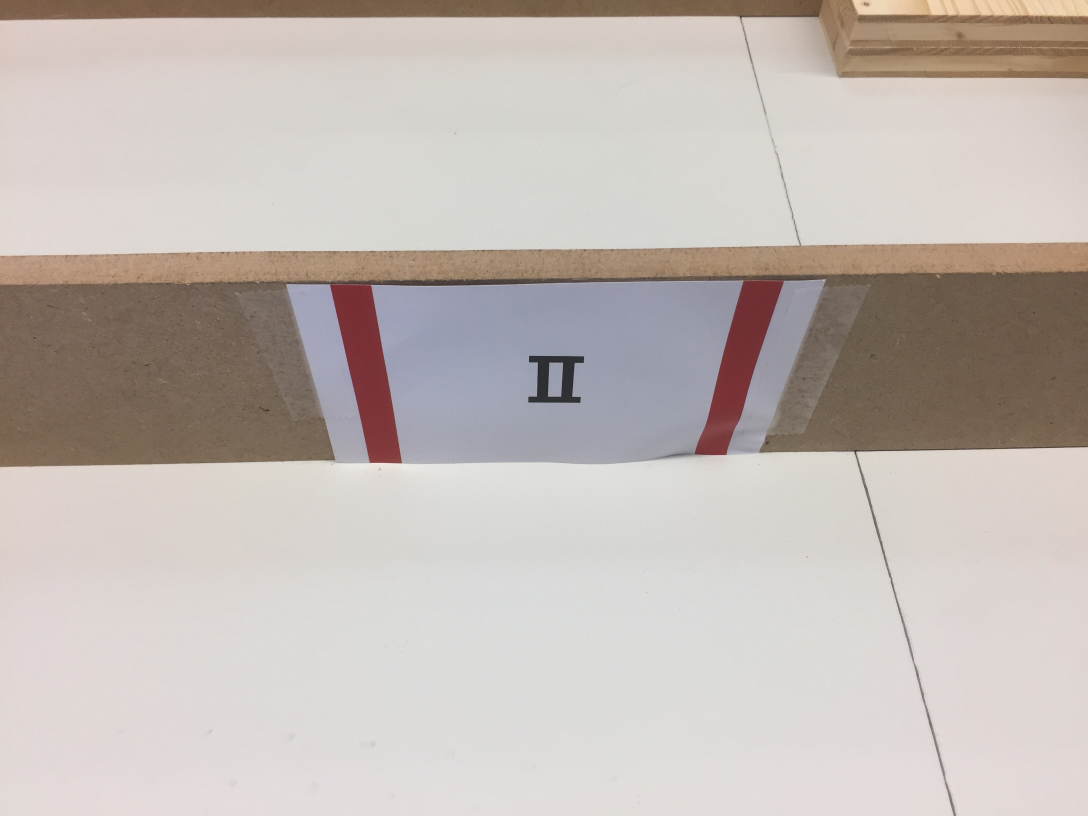
#> input picture src/objectDetectionSnippets/IMG2.JPG, 3264 x 2448 px, given in place of the camera (shown at 1/3 size)
$ python detectNumber.py
#> lines starting #> are read from the running program, lines starting #| are printed output that depends on the picture; after the words box and inside, x2 and y2 are one past the last pixel; in counts of white or black regions, pixels touching at a corner belong together
#detect red and capture photo after 50 matches

# import the necessary packages
import numpy as np
import imutils
import cv2

# define the lower and upper boundaries of the "green" "black"  "red"
# ball in the HSV color space, then initialize the
# list of tracked points
greenLower = (29, 86, 6)
greenUpper = (64, 255, 255)

l_black = np.array([0, 0, 0])
u_black = np.array([200, 50, 100])

lower_red = np.array([0, 100, 100])
upper_red = np.array([180, 255, 255])

# to the webcam
camera = cv2.VideoCapture(0)

#counter
counter=0

# keep looping
while True:
    # grab the current frame
    (grabbed, frame) = camera.read()
#> frame is the input picture: shape (2448, 3264, 3); mean B, G, R 181.3, 186.3, 195.1

    # resize the frame, blur it, and convert it to the HSV
    # color space
    frame = imutils.resize(frame, width=600)
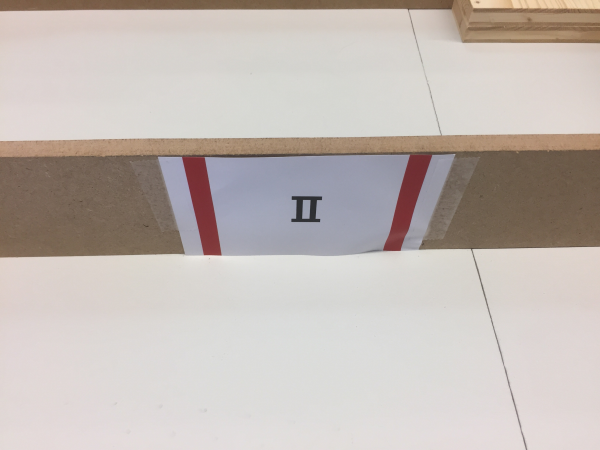
#> frame: shape (450, 600, 3); mean B, G, R 181.3, 186.3, 195.1
    #blurred = cv2.GaussianBlur(frame, (11, 11), 0)
    hsv = cv2.cvtColor(frame, cv2.COLOR_BGR2HSV)
#> hsv: shape (450, 600, 3); mean H, S, V 29, 26.9, 196.5

    # construct a mask for the color "green", then perform
    # a series of dilations and erosions to remove any small
    # blobs left in the mask
    mask = cv2.inRange(hsv, lower_red, upper_red)
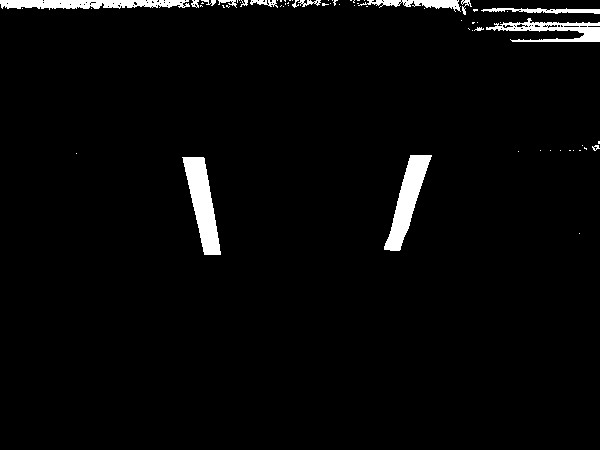
#> mask: shape (450, 600); 2.9% white; 69 white regions (53 under 20 px), largest, box (x1, y1, x2, y2) and area: (182, 157, 221, 255) 1926, (384, 155, 432, 251) 1808, (0, 0, 190, 10) 1386
    mask = cv2.erode(mask, None, iterations=2)
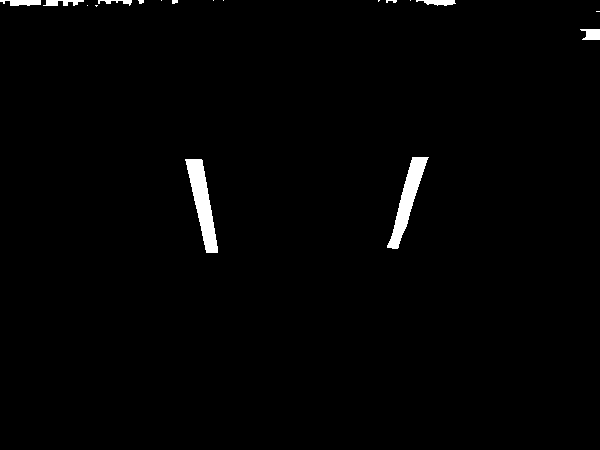
#> mask: shape (450, 600); 1.3% white; 18 white regions (9 under 20 px), largest, box (x1, y1, x2, y2) and area: (185, 159, 218, 253) 1397, (387, 157, 429, 249) 1250, (0, 0, 41, 6) 186
    mask = cv2.dilate(mask, None, iterations=2)
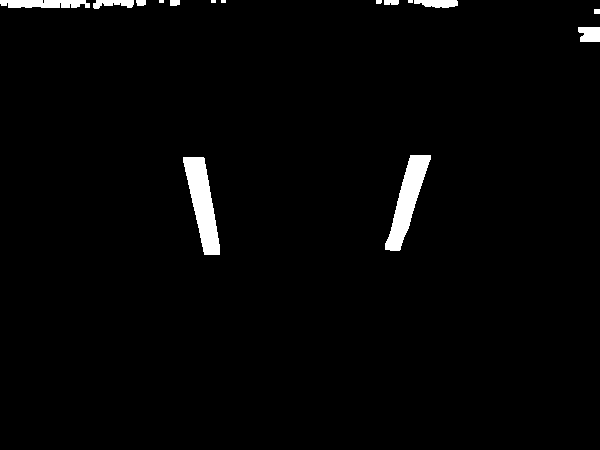
#> mask: shape (450, 600); 2% white; 15 white regions (4 under 20 px)

    # find contours in the mask and initialize the current
    # (x, y) center of the ball
    cnts = cv2.findContours(mask.copy(), cv2.RETR_EXTERNAL,
                            cv2.CHAIN_APPROX_SIMPLE)[-2]
#> cnts = 15 contours, 5 with area under 20; largest, box (x1, y1, x2, y2) and area: (183, 157, 220, 255) 1806, (385, 155, 431, 251) 1690, (0, 0, 90, 8) 530, (578, 27, 600, 42) 262, (414, 0, 458, 8) 236
    center = None

    # only proceed if at least one contour was found
    if len(cnts) > 5:
        # find the largest contour in the mask, then use
        # it to compute the minimum enclosing circle and
        # centroid
        c = max(cnts, key=cv2.contourArea)
#> c = contour of 77 points, box (x1, y1, x2, y2) (183, 157, 220, 255), area 1806
        ((x, y), radius) = cv2.minEnclosingCircle(c)
#> x = 201; y = 205.5; radius = 51.73
        M = cv2.moments(c)
#> M = moments, m00 1805.5, centre m10/m00, m01/m00 = (202.2, 203.2)
        center = (int(M["m10"] / M["m00"]), int(M["m01"] / M["m00"]))
#> center = (202, 203)

        # only proceed if the radius meets a minimum size
        if radius > 10:
            # draw the circle and centroid on the frame,
            # then update the list of tracked points
            cv2.circle(frame, (int(x), int(y)), int(radius),
                       (0, 255, 255), 2)
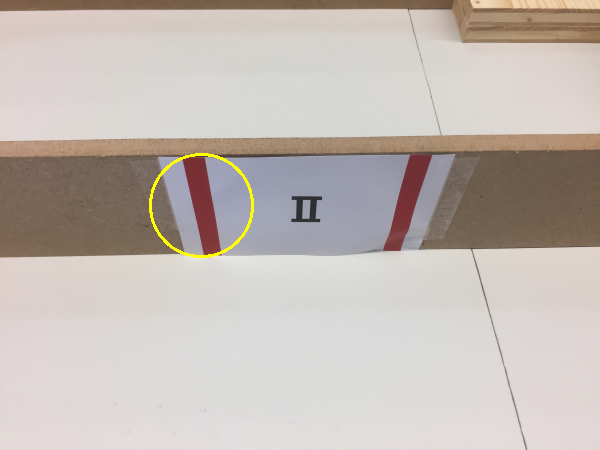
#> frame: shape (450, 600, 3); 0.36% of pixels changed, all inside (x1, y1, x2, y2) = (149, 153, 254, 258)
            cv2.circle(frame, center, 5, (0, 255, 255), -1)
#> frame: shape (450, 600, 3); 0.03% of pixels changed, all inside (x1, y1, x2, y2) = (197, 198, 208, 209)

            counter=counter+1

    print(counter)

    ###Capture Picture
    if counter > 50:
        picture = camera.read()[1]
        cv2.imwrite('toAnalyse.jpg', picture)
        cv2.imshow("abc", picture)
        cv2.waitKey(0)
        break

    # show the frame to our screen
    cv2.imshow("Frame", frame)
    key = cv2.waitKey(1) & 0xFF
#> (key q is pressed here)

    # if the 'q' key is pressed, stop the loop
    if key == ord("q"):
        break

# cleanup the camera and close any open windows
camera.release()
cv2.destroyAllWindows()

$ run again, on src/objectDetectionSnippets/IMG22.JPG
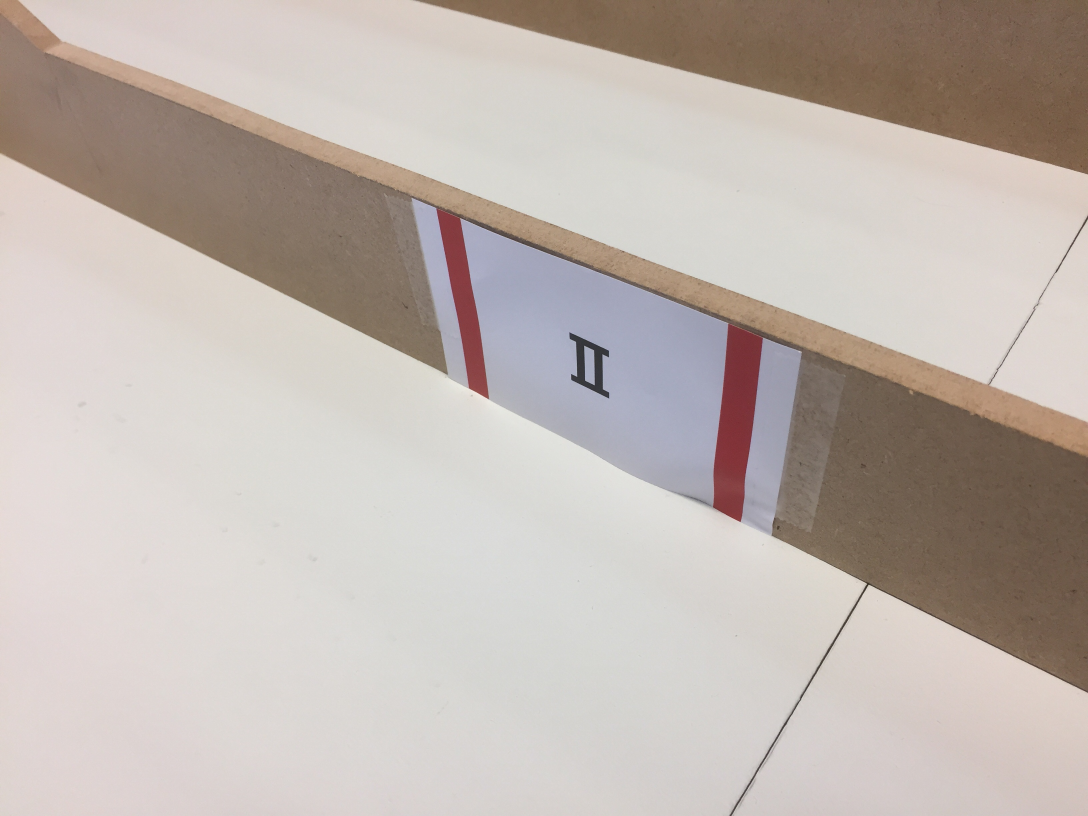
#> input picture src/objectDetectionSnippets/IMG22.JPG, 3264 x 2448 px, given in place of the camera (shown at 1/3 size)
#> frame is the input picture: shape (2448, 3264, 3); mean B, G, R 176.7, 183, 192.9
#> hsv: shape (450, 600, 3); mean H, S, V 23.4, 29.9, 194.1
#> `mask = cv2.dilate(mask, None, iterations=2)`:
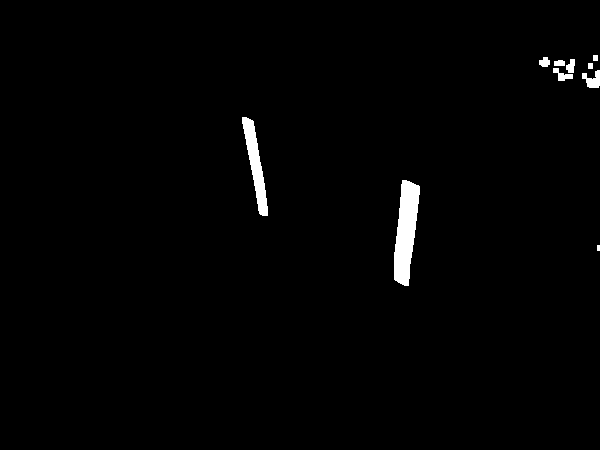
#> mask: shape (450, 600); 1.3% white; 10 white regions (1 under 20 px)
#> cnts = 10 contours, 1 with area under 20; largest, box (x1, y1, x2, y2) and area: (394, 180, 420, 286) 1692, (242, 117, 268, 216) 932, (582, 70, 600, 88) 159, (553, 68, 573, 81) 94, (566, 59, 575, 73) 71
#> c = contour of 62 points, box (x1, y1, x2, y2) (394, 180, 420, 286), area 1692
#> x = 405; y = 232.5; radius = 52.59
#> M = moments, m00 1692.5, centre m10/m00, m01/m00 = (405.6, 231)
#> center = (405, 230)
#> `cv2.circle(frame, (int(x), int(y)), int(radius), (0, 255, 255), 2)`:
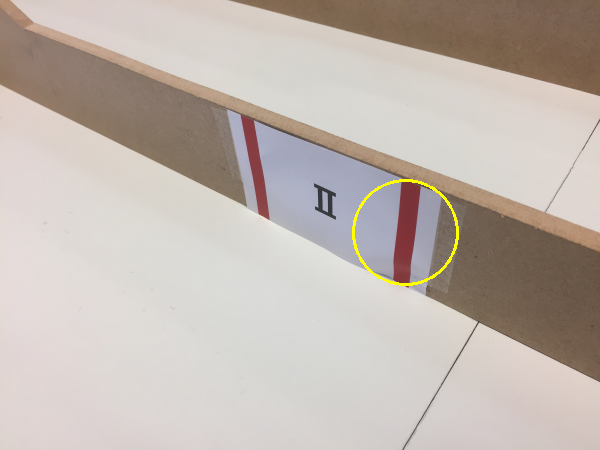
#> frame: shape (450, 600, 3); mean B, G, R 176.2, 183.4, 193.2

$ run again, on src/objectDetectionSnippets/IMG3.JPG
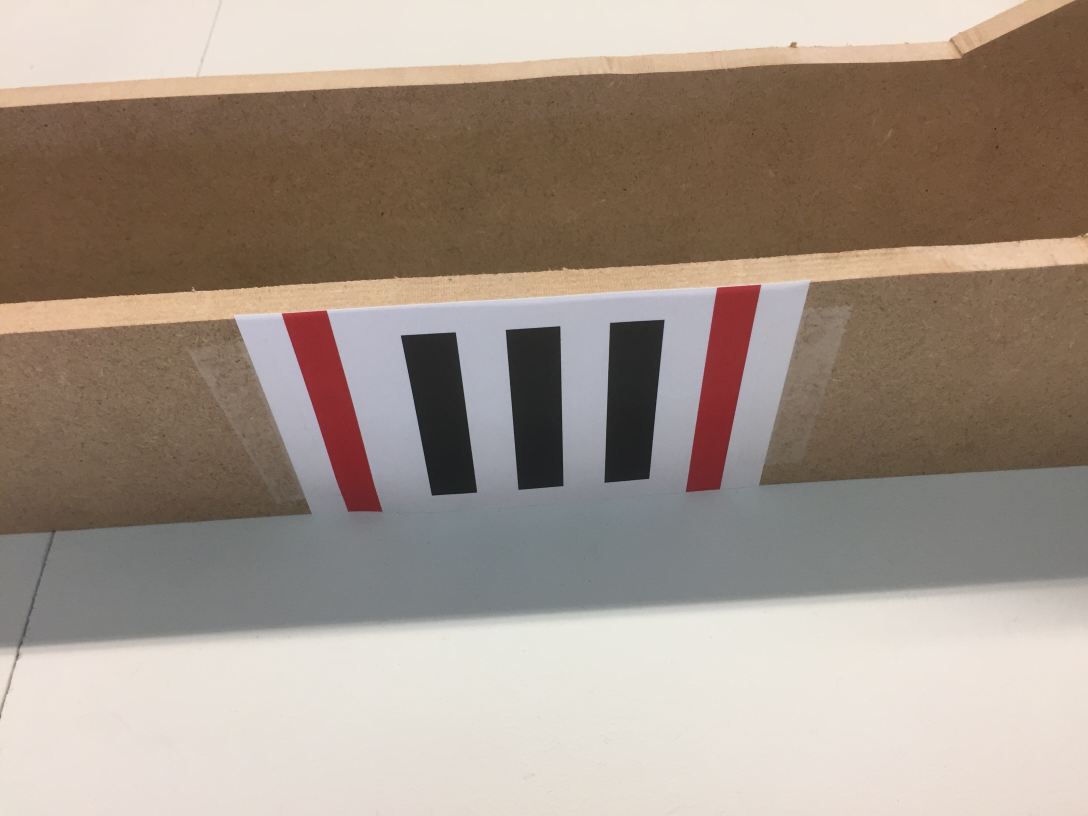
#> input picture src/objectDetectionSnippets/IMG3.JPG, 3264 x 2448 px, given in place of the camera (shown at 1/3 size)
#> frame is the input picture: shape (2448, 3264, 3); mean B, G, R 135, 146.9, 161.2
#> hsv: shape (450, 600, 3); mean H, S, V 35.3, 54.4, 162.6
#> `mask = cv2.dilate(mask, None, iterations=2)`:
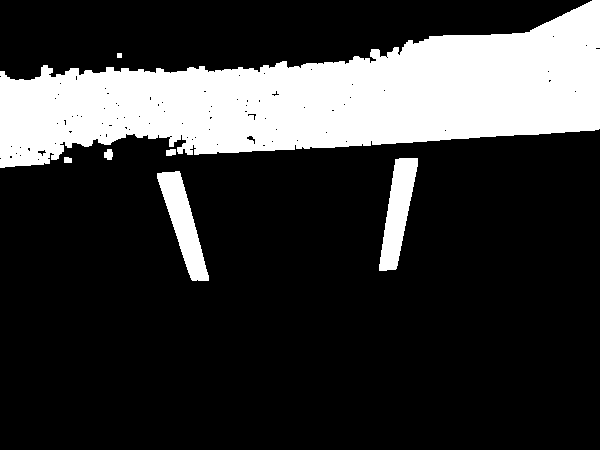
#> mask: shape (450, 600); 21.9% white; 7 white regions
#> cnts = 7 contours, 1 with area under 20; largest, box (x1, y1, x2, y2) and area: (0, 0, 600, 168) 53470, (157, 171, 209, 281) 2266, (379, 158, 418, 271) 2216, (104, 149, 113, 160) 61, (166, 149, 176, 156) 47, (64, 157, 72, 163) 32
#> c = contour of 582 points, box (x1, y1, x2, y2) (0, 0, 600, 168), area 53470
#> x = 299.5; y = 83.5; radius = 310.9
#> M = moments, m00 53469.5, centre m10/m00, m01/m00 = (323.5, 97.35)
#> center = (323, 97)
#> `cv2.circle(frame, (int(x), int(y)), int(radius), (0, 255, 255), 2)`:
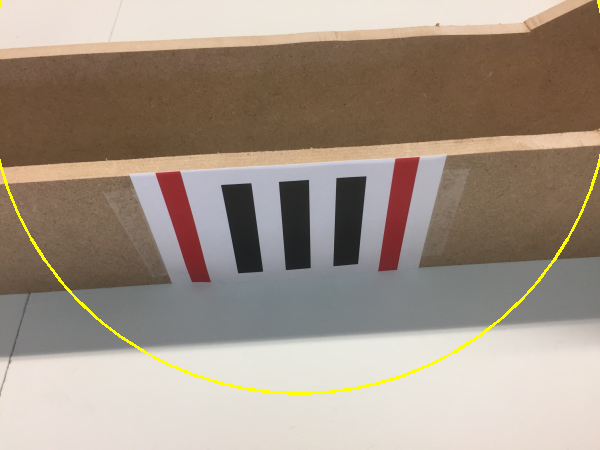
#> frame: shape (450, 600, 3); mean B, G, R 133.6, 147.7, 161.9
